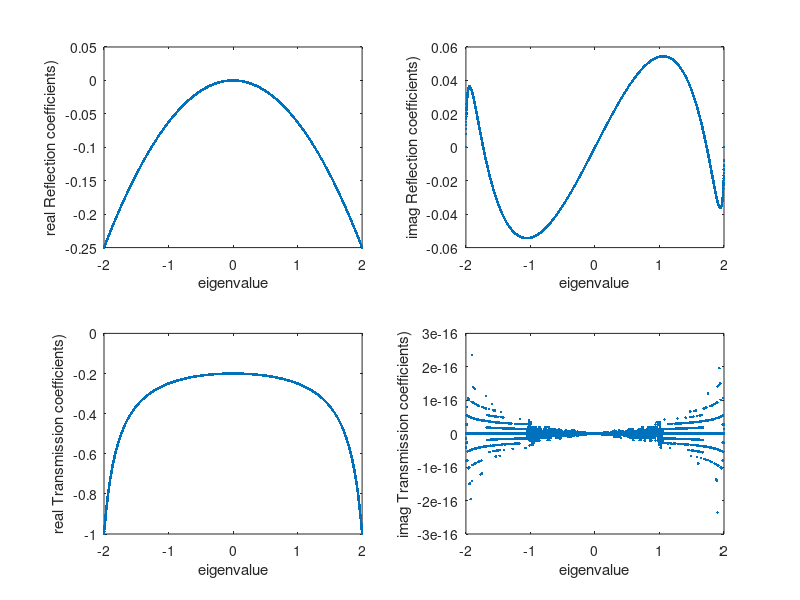

The MATLAB source for this figure:
a=0;
b=2;
c=1;
i=1;
for L=-2:0.001:2
 K=((L-a)+sqrt((a^2)-2*a*L+(L^2)-4));
 r=[-K^2+(L-a)*K; -c*K; 0];
 M=[K^(-2)+(a-L)*K^(-1), c, 0; c*K^(-1), b-L, c*K; 0, c, (a-L)*K+K^2];
 x=r\M;
 D(i)=det(M);
 Real(i)=real(D(i));
 Imag(i)=imag(D(i));
 R(i)=x(1);
 X0(i)=x(2);
 T(i)=x(3);
 i=i+1;
end

abs(T(1500))^2+abs(R(1500))^2
abs(T(2000))^2+abs(R(2000))^2

subplot(2,2,1)
L=linspace(-2,2,4001);
plot(L,real(R),'.');
xlabel('eigenvalue')
ylabel('real Reflection coefficients)')

subplot(2,2,2)
plot(L,imag(R),'.');
xlabel('eigenvalue')
ylabel('imag Reflection coefficients)')

subplot(2,2,3)
plot(L,real(T),'.');
xlabel('eigenvalue')
ylabel('real Transmission coefficients)')

subplot(2,2,4)
plot(L,imag(T),'.');
xlabel('eigenvalue')
ylabel('imag Transmission coefficients)')

